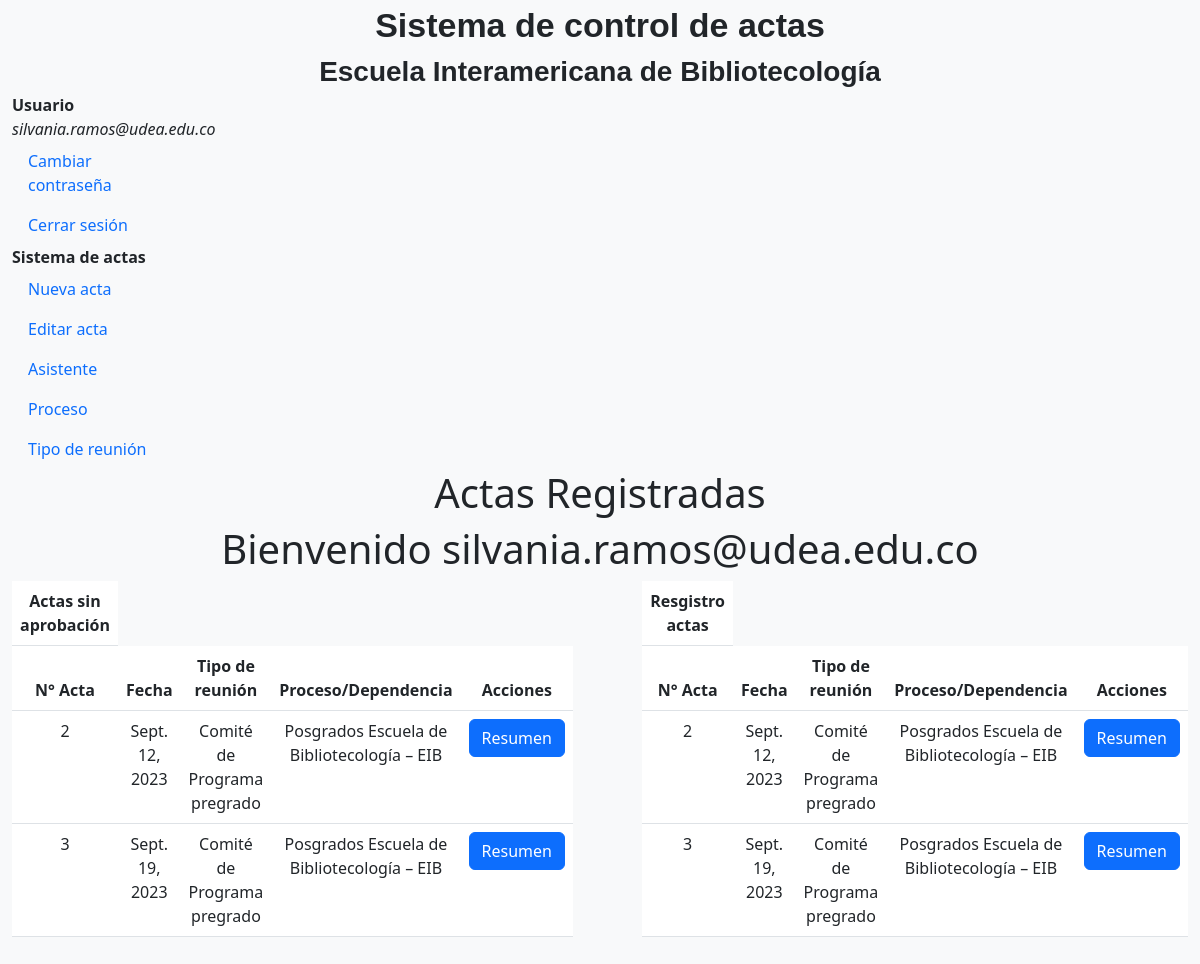
The page /app_visualizacion/index.html (signed in) on the database as committed earlier.
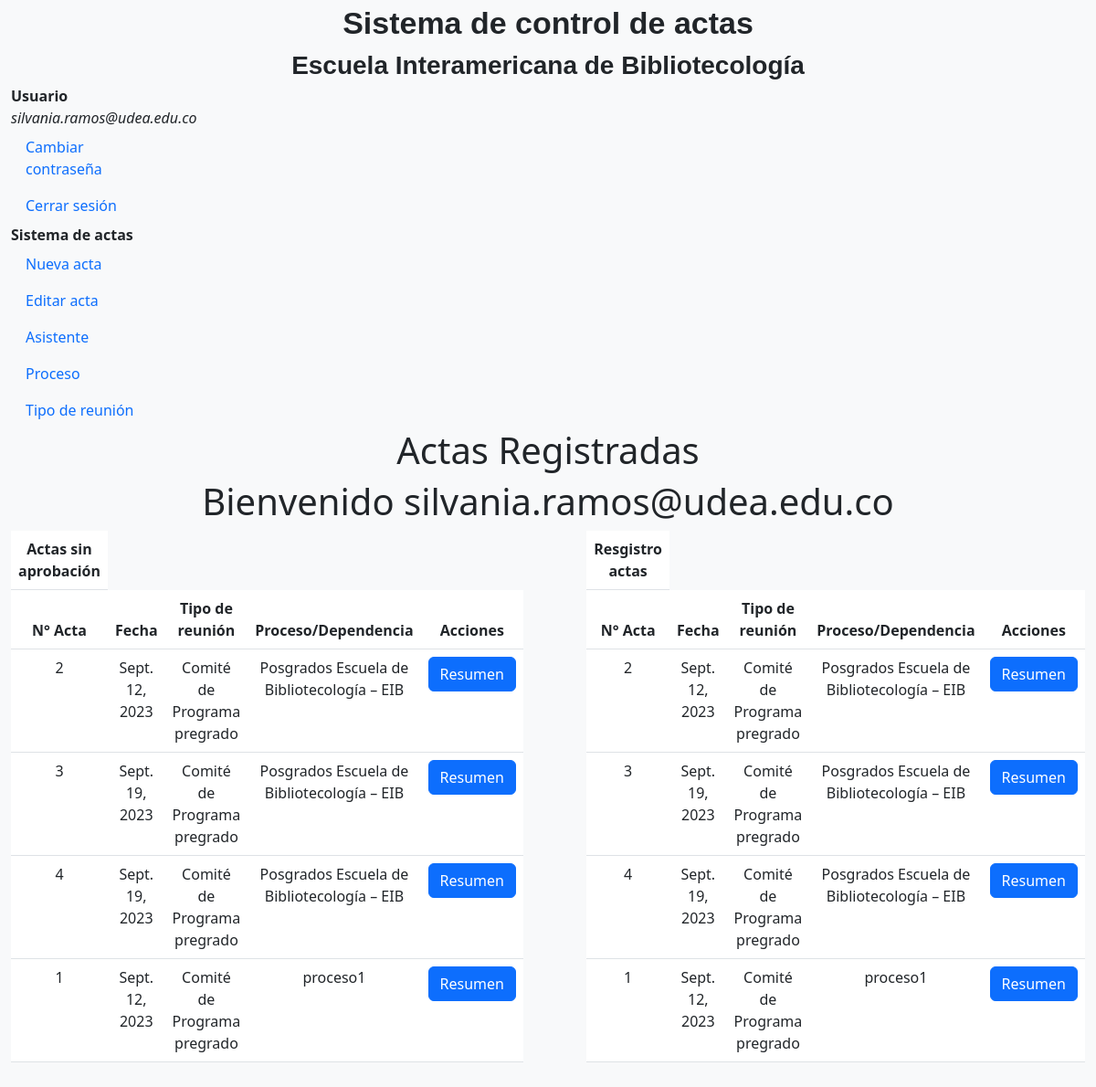
The same page on the database as committed later.
### app_registro/models.py (models this page shows, shortened)
class Confirmation(models.Model):
    user_id = models.ForeignKey(User,on_delete =models.CASCADE,verbose_name="Usuario")
    act_id = models.ForeignKey(Act,on_delete =models.CASCADE)
    asset = models.BooleanField(null=True, default=None)
    job_position = models.ForeignKey(Job, on_delete=models.SET_NULL, blank=True, null=True)
    process = models.ForeignKey(Process,on_delete =models.CASCADE,null=True, default=None)
    approved = models.BooleanField(null=True, default=False)

class Act(models.Model):
    pub_date = models.DateField()
    process_text = models.ForeignKey(Dependece,on_delete =models.CASCADE,default=None)
    type_meet = models.ForeignKey(Typemeet,on_delete =models.CASCADE,default=None)
    hour = models.TimeField(null=True)
    next_meet = models.DateField(null=True)
    next_hour = models.TimeField(null=True )
    place = models.CharField(max_length=200, editable=True)
    next_place = models.CharField(max_length=200,null=True)
    ident = models.IntegerField(null=True, default=None)
    send = models.BooleanField(null=True, default=None)

class Typemeet(models.Model):
    name = models.CharField(max_length=200)

class Dependece(models.Model):
    cod = models.CharField(max_length=200,null=True)
    name = models.CharField(max_length=200,null=True)

### app_visualizacion/views.py (the view)
# urls.py: path('index.html', views.index, name='index'),
@login_required
def index(request):
    username = request.user
    user = User.objects.get(mail=username)
    Confirmation_user = Confirmation.objects.filter(user_id = user)
    Confirmation_unapproved = Confirmation.objects.filter(Q(user_id = user) & Q(approved=False))
    return render(request, 'app_visualizacion/index.html',{'username': username, 'Confirmation_user':Confirmation_user,'Confirmation_unapproved':Confirmation_unapproved})

### Templates/app_visualizacion/index.html (shortened to what this page needs)
{% extends 'base.html' %}
{% block content %}
<div class="text-center">
<h1>Actas Registradas</h1>
<h1>Bienvenido {{ username.username }}</h1>
</div>
<div class="table-container">
<table class="table text-center">
  <thead>
    <th>Actas sin aprobación</th>
    <tr>
      <th>N° Acta</th>
      <th>Fecha</th>
      <th>Tipo de reunión</th>
      <th>Proceso/Dependencia</th>
      <th>Acciones</th>
    </tr>
  </thead>
  <tbody>
    {% for confirmacion in Confirmation_unapproved %}
      <tr>
        <td>{{ confirmacion.act_id.ident }}</td>
        <td>{{ confirmacion.act_id.pub_date }}</td>
        <td>{{ confirmacion.act_id.type_meet.name }}</td>
        <td>{{ confirmacion.act_id.process_text.name }}</td>
        <td><a href="{% url 'resumen1' confirmacion.act_id.id %}" class="btn btn-primary">Resumen</a></td>
      </tr>
    {% empty %}
      <tr>
        <td colspan="5">No se encontraron actas.</td>
      </tr>
    {% endfor %}
  </tbody>
</table>
<table class="table text-center">
  <thead>
    <th>Resgistro actas</th>
    <tr>
      <th>N° Acta</th>
      <th>Fecha</th>
      <th>Tipo de reunión</th>
      <th>Proceso/Dependencia</th>
      <th>Acciones</th>
    </tr>
  </thead>
  <tbody>
    {% for confirmacion in Confirmation_user %}
      <tr>
        <td>{{ confirmacion.act_id.ident }}</td>
        <td>{{ confirmacion.act_id.pub_date }}</td>
        <td>{{ confirmacion.act_id.type_meet.name }}</td>
        <td>{{ confirmacion.act_id.process_text.name }}</td>
        <td><a href="{% url 'resumen1' confirmacion.act_id.id %}" class="btn btn-primary">Resumen</a></td>
      </tr>
    {% empty %}
      <tr>
        <td colspan="5">No se encontraron actas.</td>
      </tr>
    {% endfor %}
  </tbody>
</table>
</div>
{% endblock %}

Rows that differ between the two databases and show on the page:
added Confirmation: act_id.ident "4", act_id.pub_date "Sept. 19, 2023", act_id.type_meet.name "Comité de Programa pregrado", act_id.process_text.name "Posgrados Escuela de Bibliotecología – EIB"
added Confirmation: act_id.ident "1", act_id.pub_date "Sept. 12, 2023", act_id.type_meet.name "Comité de Programa pregrado", act_id.process_text.name "proceso1"
